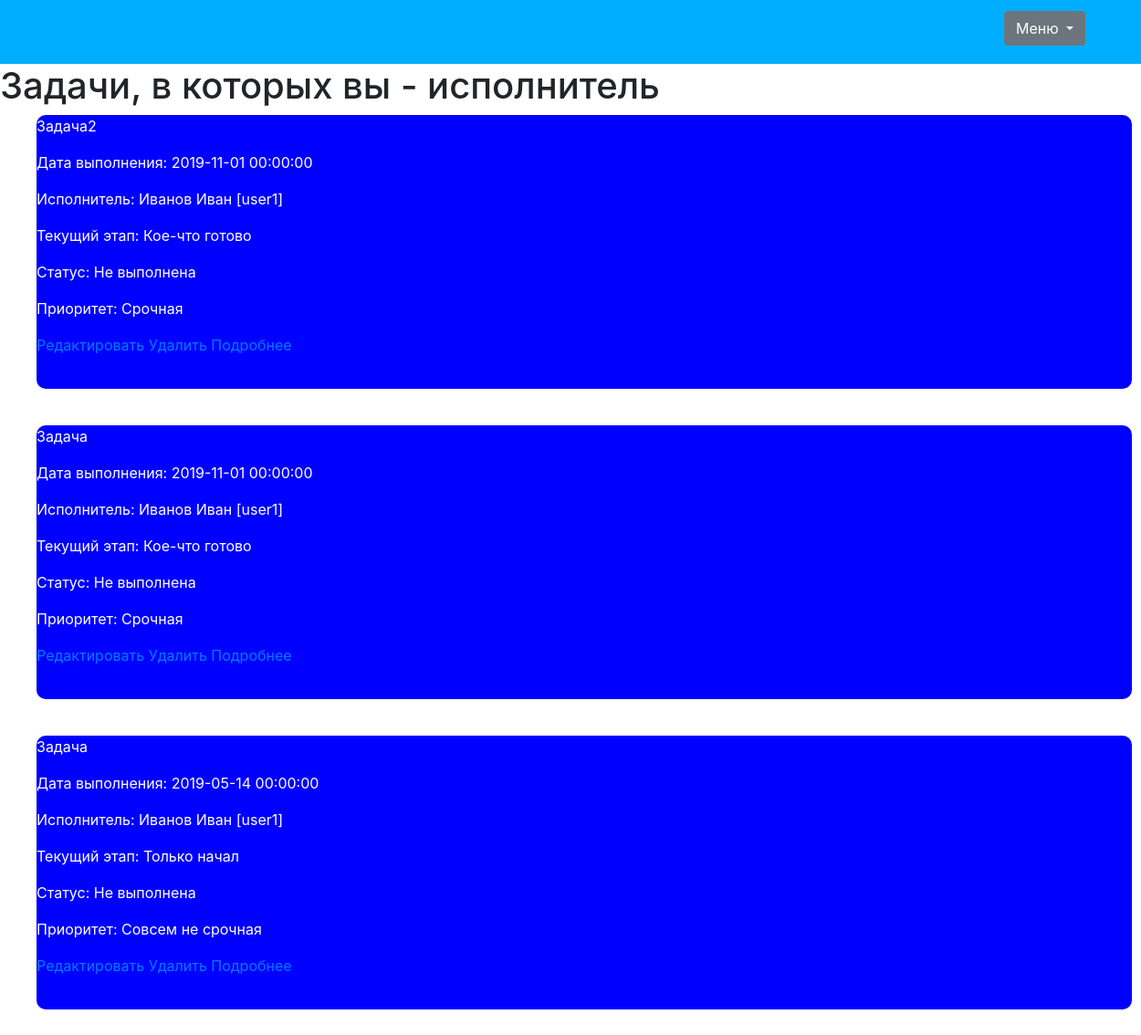
Screenshot of /delegated-tasks (signed in) with the database file from the repository.
### app/models.py (models this page shows, shortened)
class Task(db.Model):
    id = db.Column(db.Integer, primary_key=True)
    name = db.Column(db.String(400))
    description = db.Column(db.String(2000))
    date_execution = db.Column(db.DateTime, default=datetime.utcnow)
    author_id = db.Column(db.Integer, db.ForeignKey('user.id'))
    author = db.relationship('User', foreign_keys=[author_id], backref=db.backref('author_tasks', lazy=True))
    performer_id = db.Column(db.Integer, db.ForeignKey('user.id'))
    performer = db.relationship('User', foreign_keys=[performer_id], backref=db.backref('performer_tasks', lazy=True))
    category = db.Column(db.String(100))
    priority = db.Column(db.Integer)
    execution_phase = db.Column(db.Integer)
    meta_tags = db.relationship('MetaTagsTask', secondary=meta_tags_task_table,
                                backref=db.backref('tasks', lazy='dynamic'))
    todo_or_not_todo = db.Column(db.Boolean)

class User(UserMixin, db.Model):
    id = db.Column(db.Integer, primary_key=True)
    username = db.Column(db.String(100), unique=True)
    name = db.Column(db.String(100))
    password_hash = db.Column(db.String(400))

### app/views.py (the view)
@app.route('/delegated-tasks')
def delegated_tasks():
    if not current_user.is_anonymous:
        tasks = current_user.performer_tasks
        execution_phase = []
        priority = []
        todo_or_not_todo = []
        color_task = []
        for task in tasks:
            if (task.date_execution - datetime.now()).days < -1:
                color_task.append(False)
            else:
                color_task.append(True)
            execution_phase.append(execution_phases[task.execution_phase])
            priority.append(priotities[task.priority])
            if task.todo_or_not_todo is None:
                todo_or_not_todo.append('Не выполнена')
            else:
                todo_or_not_todo.append('Выполнена')
        return render_template('delegated_tasks.html', tasks=tasks, execution_phase=execution_phase, priority=priority,
                               todo_or_not_todo=todo_or_not_todo, color_task=color_task)
    else:
        return render_template('index.html')

### app/models.py (called while the page is built)
@login.user_loader
def load_user(id):
    return User.query.get(int(id))

### app/templates/delegated_tasks.html (shortened to what this page needs)
{% extends 'base.html' %}
{% block links %}
    <link rel="stylesheet" href="{{ url_for('static', filename='css/index_style.css') }}">{% endblock %}
{% block content %}
    <h1>Задачи, в которых вы - исполнитель</h1>
    {% if not current_user.is_anonymous %}
        {% for i in range(tasks|length) %}
            {% if color_task[i] %}
                <div class="task">
                    <div class="task_name"><p>{{ tasks[i].name }}</p></div>
                    <div class="date_execution">
                        <p>Дата выполнения: {{ tasks[i].date_execution }}</p>
                    </div>
                    <div class="performer"><p>Исполнитель: {{ tasks[i].performer.name }}
                        [{{ tasks[i].performer.username }}]</p></div>
                    <div class="stage">
                        <p>Текущий этап: {{ execution_phase[i] }}</p>
                    </div>
                    <div class="todo_or_not"><p>Статус: {{ todo_or_not_todo[i] }}</p></div>
                    <div class="priority"><p>Приоритет: {{ priority[i] }}</p></div>
                    <a href="{{ url_for('edit_task', id=tasks[i].id) }}">Редактировать</a>
                    <a href="{{ url_for('delete_task', id=tasks[i].id) }}">Удалить</a>
                    <a href="{{ url_for('task_page', id=tasks[i].id) }}">Подробнее</a>
                </div>
            {% endif %}
        {% endfor %}
    {% endif %}
{% endblock %}

### app/static/css/index_style.css (style rules this page uses)
.task { width: 1200px; height: 300px; background-color: blue; margin-bottom: 40px; margin-left: 40px; border-radius: 10px; }
.task p { color:white; }

### rows the page displays
Task: name "Задача2", date_execution "2019-11-01 00:00:00"
User: name "Иванов Иван" "Иванов Иван" "Иванов Иван", username "user1" "user1" "user1"
Task: name "Задача", date_execution "2019-11-01 00:00:00"
Task: name "Задача", date_execution "2019-05-14 00:00:00"

### other values shown
{{ execution_phase[i] }} "Кое-что готово" "Кое-что готово" "Только начал"
{{ todo_or_not_todo[i] }} "Не выполнена" "Не выполнена" "Не выполнена"
{{ priority[i] }} "Срочная" "Срочная" "Совсем не срочная"
